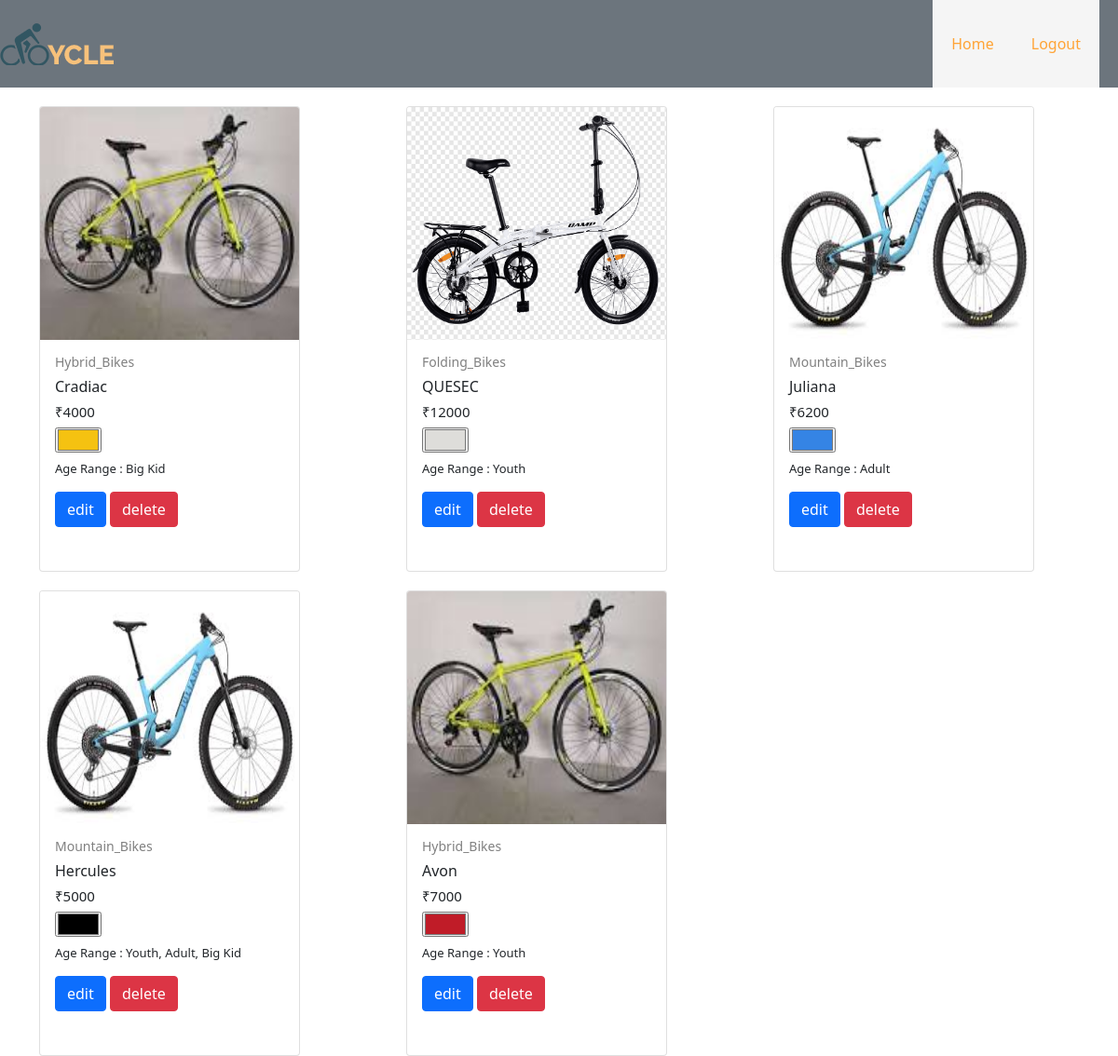
Page /view_product/10 on the committed database.
### e_commerce_app/models.py (models this page shows, shortened)
class add_prod(models.Model):
    categories=models.CharField(max_length=30)
    prize=models.IntegerField()
    age_range=models.CharField(max_length=30)
    brand=models.CharField(max_length=30)
    color=models.CharField(max_length=30)
    productimg=models.FileField(upload_to='e_commerce_app/static/images')

### e_commerce_app/views.py (the view)
# urls.py: path('view_product/<int:id>',seller_productview),
def seller_productview(request,id):
    id=[]
    categories=[]
    prize=[]
    age_range=[]
    brand=[]
    color=[]
    productimg=[]
    a=add_prod.objects.all()
    for i in a:
        id1=i.id
        id.append(id1)
        categories1=i.categories
        categories.append(categories1)
        prize1=i.prize
        prize.append(prize1)
        productimg1=str(i.productimg).split('/')[-1]
        productimg.append(productimg1)
        brand1=i.brand
        brand.append(brand1)
        color1=i.color
        color.append(color1)
        age_range1=i.age_range
        age_range.append(age_range1)
    mylist=zip(id, categories, prize, productimg, brand, color,age_range)
    return render(request,'view_product.html',{'data':mylist})

### e_commerce_app/templates/view_product.html (shortened to what this page needs)
<!DOCTYPE html>
<html lang="en">
<head>
    <link href="https://cdn.jsdelivr.net/npm/bootstrap@5.0.2/dist/css/bootstrap.min.css" rel="stylesheet">
</head>
<body>
    <header class="header">
        <img src="/static/images/logo.png">
        <nav class="nav-items">
         <a href=" ">Home</a>
         <a href="http://127.0.0.1:8000/">Logout</a>
        </nav>
      </header>
<div class="row" style="margin-left:30px;">
    {% for i,j,k,l,m,n,o in  data %}
    <div class="col-4">
        <div class="card" style="height:500px;width:280px;margin-top:20px;">
            <img class="card-img-top" src="/static/images/{{l}}" alt="Card image cap" height="250px" width="300px">
            <div class="card-body">
                 <h6 style="color:grey;font-size:14px;">{{j}}</h6>
                 <h6 >{{m}}</h6>
                 <h6 style="font-size:15px;">₹{{k}}</h6>
               <h6> <input type="color" style="font-size:13px" value="{{n}}"></h6>
                <h6 style="font-size:13px">Age Range : {{o}}</h6>
                <a href=" " class="btn btn-primary">edit</a>&nbsp;<input type="submit" class="btn btn-danger" value="delete">
              </div>
        </div>
    </div>
    {% endfor %}
</div>
</body>
</html>

### e_commerce_app/templates/view_product.html (style rules this page uses)
.header { display: flex; justify-content: space-between; align-items: center; background-color: #6c757d; }
.nav-items { display: flex; justify-content: space-around; align-items: center; background-color: #f5f5f5; margin-right: 20px; }
.nav-items a { text-decoration: none; color: #ffa436; padding: 35px 20px; font-size: 16px; font-weight: 500; }

### rows in the picture
add_prod: data "Hybrid_Bikes", data "Cradiac", data "#f5c211", data "Big Kid"
add_prod: data "Folding_Bikes", data "QUESEC", data "#deddda", data "Youth"
add_prod: data "Mountain_Bikes", data "Juliana", data "#3584e4", data "Adult"
add_prod: data "Mountain_Bikes", data "Hercules", data "#000000", data "Youth, Adult, Big Kid"
add_prod: data "Hybrid_Bikes", data "Avon", data "#c01c28", data "Youth"

### other values in the picture
{{ k }} "4000" "12000" "6200" "5000" "7000"
